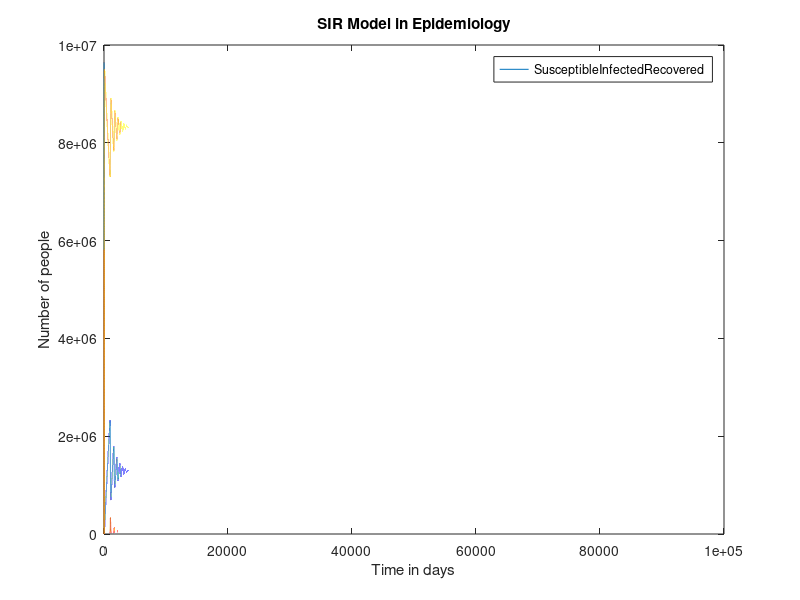

MATLAB code to generate this figure:
function SIR(N, alpha, beta, mu, p, h, max)
    % default parameters according to the requirements
    if nargin == 0
        r0 = 7.5;
        N = 9640742; % population size of tokyo
        h = 0.1;
        beta = 1/10;
        mu = 0.0003;
        p = 0%1 - (1/r0);
        alpha = r0 * (beta + mu);
        max = 100000;
    end

    % Initialize values
    S = N - 1;
    I = 1;
    R = 0;
    
    % Iterate in stepsizes
    res = zeros(3, max/h);
    for t=0:1:max/h
        % calculate using Euler
        S_ = (1-p) * mu * N -alpha * S * I / N - mu * S;
        I_ = alpha * S * I / N - beta * I - mu * I;
        R_ = p * mu * N + beta * I - mu * R;
        S = S + S_ * h;
        I = I + I_ * h;
        R = R + R_ * h;

        % Save results to matrix
        res(1, t+1) = S;
        res(2, t+1) = I;
        res(3, t+1) = R;
    end
    
    % Plot it
    x = 0:h:max;
    plot(x, res);
    legend(["Susceptible" "Infected" "Recovered"]);
    xlabel("Time in days");
    ylabel("Number of people");
    title("SIR Model in Epidemiology");

    fprintf("Pcrit = %d", p);
end